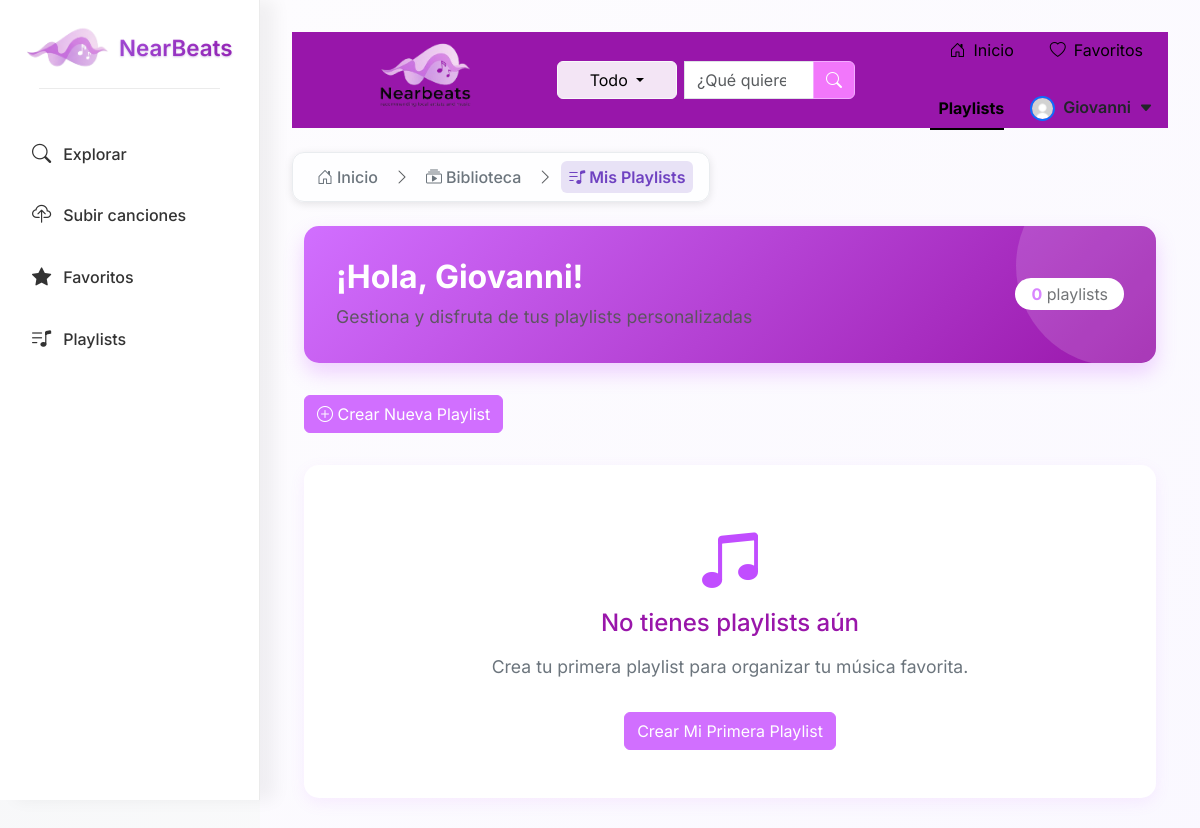
Page /playlists/ (signed in) on the earlier database version.
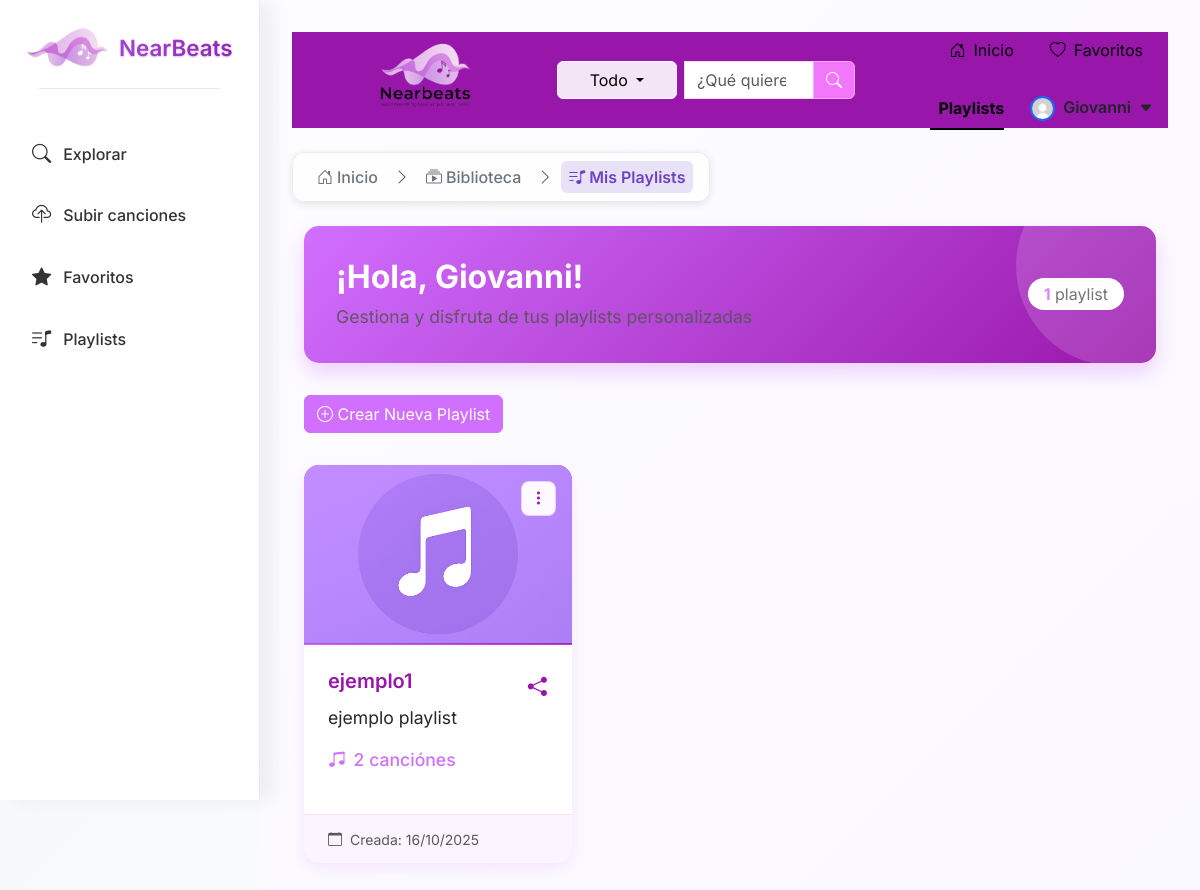
Same page on the later database version.
### library/models.py (models this page shows, shortened)
class Playlist(models.Model):
    name = models.CharField(max_length=255)
    description = models.TextField(blank=True)
    user = models.ForeignKey(
        settings.AUTH_USER_MODEL,
        on_delete=models.CASCADE,
        related_name="playlists"
    )
    songs = models.ManyToManyField('Song', through='PlaylistSong', related_name='playlists')
    cover_image = models.ImageField(
        upload_to='playlist_covers/',
        blank=True,
        null=True,
        help_text="Portada personalizada de la playlist"
    )
    created_at = models.DateTimeField(auto_now_add=True)
    updated_at = models.DateTimeField(auto_now=True)
    class Meta:
        ordering = ['-created_at']
        unique_together = ['name', 'user']

### library/views.py (the view)
# urls.py: path('playlists/', libraryViews.playlists, name='playlists'),
@login_required
def playlists(request):
    user_playlists = Playlist.objects.filter(user=request.user).prefetch_related('songs')
    return render(request, 'playlists.html', {'playlists': user_playlists})

### main/views.py (called while the page is built)
def suggested_songs_context(request):
    try:
        ids = list(Song.objects.values_list('id', flat=True))
        if not ids:
            return {'suggested_songs': []}
        sample_ids = random.sample(ids, min(3, len(ids)))
        qs = Song.objects.filter(id__in=sample_ids)
        result = []
        for s in qs:
            result.append({
                'id': s.id,
                'title': s.title,
                'artist': s.artist_name,
                'cover': s.cover_image.url if s.cover_image else None,
            })
        return {'suggested_songs': result}
    except Exception:
        return {'suggested_songs': []}

### library/templates/playlists.html (shortened to what the changed rows need)
{% extends "base_library.html" %}
{% load static %}
{% block extra_css %}
  <link rel="stylesheet" href="{% static 'css/style_viewplaylists.css' %}?v=1">
{% endblock %}
{% block content %}
<div class="container-fluid">
    <div class="user-banner">
        <div class="row align-items-center">
            <div class="col-md-8">
                <h2>¡Hola, {{ request.user.nombre|default:"Usuario" }}!</h2>
            </div>
            <div class="col-md-4 text-md-end">
                <div class="d-inline-block bg-white rounded-pill px-3 py-1">
                    <span class="text-purple fw-bold" style="color: var(--primary-purple) !important;">{{ playlists|length }}</span>
                    <span class="text-muted"> playlist{{ playlists|length|pluralize:"s" }}</span>
                </div>
            </div>
        </div>
    </div>
    <div class="row">
        {% if playlists %}
            {% for playlist in playlists %}
            <div class="col-md-6 col-lg-4 mb-4">
                <div class="card playlist-card h-100">
                    <div class="playlist-actions">
                        <div class="dropdown">
                            <button class="dropdown-toggle" type="button" data-bs-toggle="dropdown" aria-expanded="false"
                                    onclick="event.preventDefault(); event.stopPropagation();">
                                <i class="bi bi-three-dots-vertical"></i>
                            </button>
                        </div>
                    </div>
                    <a href="{% url 'playlist_detail' playlist.id %}" class="playlist-link">
                        {% if playlist.cover_image %}
                            <img src="{{ playlist.cover_image.url }}" alt="{{ playlist.name }}" class="playlist-cover">
                        {% else %}
                            <div class="playlist-cover playlist-cover-default">
                                <img src="{% static 'images/sin_portada.png' %}" alt="{{ playlist.name }}" class="playlist-cover">
                            </div>
                        {% endif %}
                        <div class="card-body">
                            <div class="d-flex justify-content-between">
                                <h5 class="card-title">{{ playlist.name }}</h5>
                                <button class="btn btn-link p-0 share-btn"
                                        onclick="event.stopPropagation(); event.preventDefault(); share_playlist('{{ playlist.id }}');"
                                        title="Compartir playlist">
                                    <i class="bi bi-share-fill" style="font-size: 1.2rem; color: #9816AA; "></i>
                                </button>
                            </div>
                            {% if playlist.description %}
                            <p class="card-text">{{ playlist.description|truncatewords:20 }}</p>
                            {% endif %}
                            <p class="card-text">
                                <span class="song-count">
                                    <i class="bi bi-music-note-beamed"></i>
                                    {{ playlist.songs.count }} canción{{ playlist.songs.count|pluralize:"es" }}
                                </span>
                            </p>
                        </div>
                        <div class="card-footer text-muted">
                            <small><i class="bi bi-calendar me-1"></i> Creada: {{ playlist.created_at|date:"d/m/Y" }}</small>
                        </div>
                    </a>
                </div>
            </div>
            {% endfor %}
        {% else %}
            <div class="col-12">
                <div class="empty-state">
                    <i class="bi bi-music-note-beamed"></i>
                    <h4>No tienes playlists aún</h4>
                    <p>Crea tu primera playlist para organizar tu música favorita.</p>
                    <a href="{% url 'create_playlist' %}" class="btn btn-primary">
                        Crear Mi Primera Playlist
                    </a>
                </div>
            </div>
        {% endif %}
    </div>
</div>
{% endblock %}

Differences in the rows shown:
added Playlist: name "ejemplo1", description "ejemplo playlist", songs.count "2", created_at "16/10/2025"
Other differences:
{{ playlists|length }}: "0" → "1"
text no longer shown: "No tienes playlists aún Crea tu primera playlist para organizar tu música favorita. Crear Mi Primera Playlist"
